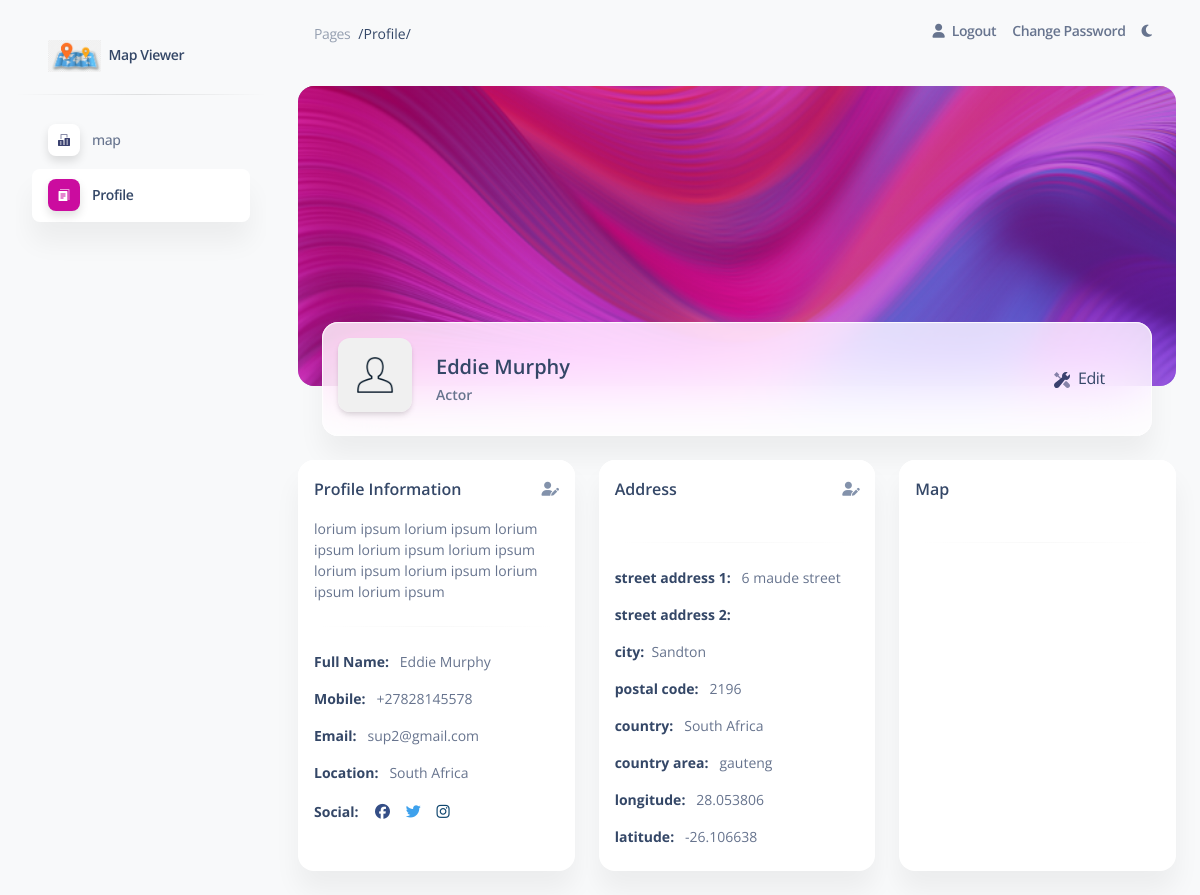
The app's page /profile/ (signed in) with its own data.
### user/models.py (models this page shows)
class User(AbstractBaseUser, PermissionsMixin):
    email = models.EmailField(_('email address'), unique=True)
    first_name = models.CharField(_('first name'), max_length=30, blank=True)
    last_name = models.CharField(_('last name'), max_length=30, blank=True)
    company_name = models.CharField(_('company name'), max_length=30, blank=True)
    description = models.TextField(_("description"), null=True, blank=True)
    is_staff = models.BooleanField(default=False)
    is_active = models.BooleanField(default=True)
    date_joined = models.DateTimeField(default=timezone.now)
    phone = PhoneNumberField(blank=True, default="")
    street_address_1 = models.CharField(max_length=256, blank=True)
    street_address_2 = models.CharField(max_length=256, blank=True)
    city = models.CharField(max_length=256, blank=True)
    postal_code = models.CharField(max_length=20, blank=True)
    country = CountryField(null=True, blank=True)
    country_area = models.CharField(max_length=128, blank=True)
    longitude = models.DecimalField(max_digits=8, decimal_places=6, null=True, blank=True)
    latitude = models.DecimalField(max_digits=8, decimal_places=6, null=True, blank=True)
    USERNAME_FIELD = 'email'
    REQUIRED_FIELDS = []
    objects = UserManager()

### home/views.py (the view)
# urls.py: path('profile/', views.ProtectedProfileView.as_view(), name='profile'),
class ProtectedProfileView(TemplateView):
  template_name = "pages/profile.html"
  @method_decorator(login_required)
  def dispatch(self, *args, **kwargs):
    return super().dispatch(*args, **kwargs)
  def get_context_data(self, **kwargs):
    context = super().get_context_data(**kwargs)
    usr_obj = self.request.user
    context['segment'] = 'profile'
    context['user'] = usr_obj
    if usr_obj.latitude != None:
      map = folium.Map(location=[usr_obj.latitude, usr_obj.longitude], zoom_start=4)
      folium.Marker([usr_obj.latitude, usr_obj.longitude]).add_to(map)
    else:
      map = folium.Map()
    map_html = map._repr_html_()
    context['map'] = map_html
    return context

### admin_soft/templatetags/admin_soft.py (called while the page is built)
@assignment_tag(takes_context=True)
def get_direction(context):
    res = {
        'panel': 'text-left',
        'notify': 'right',
        'float': 'float-right',
        'reverse_panel': 'text-right',
        'nav': 'ml-auto'
    }
    if context.get('LANGUAGE_BIDI'):
        res['panel'] = 'text-right'
        res['notify'] = 'left'
        res['float'] = ''
        res['reverse_panel'] = 'text-left'
        res['nav'] = 'mr-auto'
    return res

@assignment_tag(takes_context=True)
def get_admin_setting(context):
    res = {
    }
    return res

### templates/pages/profile.html (shortened to what this page needs)
{% extends 'layouts/base.html' %}
{% load static %}
{% block content %}
    <div class="container-fluid">
      <div class="page-header min-height-300 border-radius-xl mt-4" style="background-image: url('{% static 'img/curved-images/curved0.jpg' %}'); background-position-y: 50%;">
        <span class="mask bg-gradient-primary opacity-6"></span>
      </div>
      <div class="card card-body blur shadow-blur mx-4 mt-n6 overflow-hidden">
        <div class="row gx-4">
          <div class="col-auto">
            <div class="avatar avatar-xl position-relative">
              <img src="{% static 'img/default-user.png' %}" alt="profile_image" class="w-100 border-radius-lg shadow-sm">
            </div>
          </div>
          <div class="col-auto my-auto">
            <div class="h-100">
              <h5 class="mb-1">
                {{user.first_name}} {{user.last_name}}
              </h5>
              <p class="mb-0 font-weight-bold text-sm">
                {{user.company_name}}
              </p>
            </div>
          </div>
          <div class="col-lg-2 col-md-6 my-sm-auto ms-sm-auto me-sm-0 mx-auto mt-3">
            <div class="nav-wrapper position-relative end-0">
              <ul class="nav nav-pills nav-fill p-1 bg-transparent" role="tablist">
                <li class="nav-item">
                  <a class=""  href="{% url 'profile-edit' %}">
                    <span class="ms-1">Edit</span>
                  </a>
                </li>
              </ul>
            </div>
          </div>
        </div>
      </div>
    </div>
    <div class="container-fluid py-4">
      <div class="row">
        <div class="col-12 col-xl-4">
          <div class="card h-100">
            <div class="card-header pb-0 p-3">
              <div class="row">
                <div class="col-md-8 d-flex align-items-center">
                  <h6 class="mb-0">Profile Information</h6>
                </div>
                <div class="col-md-4 text-end">
                  <a href="{% url 'profile-edit' %}">
                    <i class="fas fa-user-edit text-secondary text-sm" data-bs-toggle="tooltip" data-bs-placement="top" title="Edit Profile"></i>
                  </a>
                </div>
              </div>
            </div>
            <div class="card-body p-3">
              <p class="text-sm">
                {{user.description}}
              </p>
              <hr class="horizontal gray-light my-4">
              <ul class="list-group">
                <li class="list-group-item border-0 ps-0 pt-0 text-sm"><strong class="text-dark">Full Name:</strong> &nbsp; {{user.first_name}} {{user.last_name}} </li>
                <li class="list-group-item border-0 ps-0 text-sm"><strong class="text-dark">Mobile:</strong> &nbsp; {{user.phone}}</li>
                <li class="list-group-item border-0 ps-0 text-sm"><strong class="text-dark">Email:</strong> &nbsp; {{user.email}}</li>
                <li class="list-group-item border-0 ps-0 text-sm"><strong class="text-dark">Location:</strong> &nbsp; {{user.country.name}}</li>
                <li class="list-group-item border-0 ps-0 pb-0">
                  <strong class="text-dark text-sm">Social:</strong> &nbsp;
                  <a class="btn btn-facebook btn-simple mb-0 ps-1 pe-2 py-0" href="javascript:;">
                  </a>
                  <a class="btn btn-twitter btn-simple mb-0 ps-1 pe-2 py-0" href="javascript:;">
                  </a>
                  <a class="btn btn-instagram btn-simple mb-0 ps-1 pe-2 py-0" href="javascript:;">
                  </a>
                </li>
              </ul>
            </div>
          </div>
        </div>
        <div class="col-12 col-xl-4">
          <div class="card h-100">
            <div class="card-header pb-0 p-3">
              <div class="row">
                <div class="col-md-8 d-flex align-items-center">
                  <h6 class="mb-0">Address</h6>
                </div>
                <div class="col-md-4 text-end">
                  <a href="{% url 'profile-edit' %}">
                    <i class="fas fa-user-edit text-secondary text-sm" data-bs-toggle="tooltip" data-bs-placement="top" title="Edit Profile"></i>
                  </a>
                </div>
              </div>
            </div>
            <div class="card-body p-3">
              <hr class="horizontal gray-light my-4">
              <ul class="list-group">
                <li class="list-group-item border-0 ps-0 pt-0 text-sm"><strong class="text-dark">street address 1:</strong> &nbsp; {{user.street_address_1}}</li>
                <li class="list-group-item border-0 ps-0 text-sm"><strong class="text-dark">street address 2:</strong> &nbsp; {{user.street_address_2}}</li>
                <li class="list-group-item border-0 ps-0 text-sm"><strong class="text-dark">city:</strong> &nbsp;{{user.city}}</li>
                <li class="list-group-item border-0 ps-0 text-sm"><strong class="text-dark">postal code:</strong> &nbsp; {{user.postal_code}}</li>
                <li class="list-group-item border-0 ps-0 text-sm"><strong class="text-dark">country:</strong> &nbsp; {{user.country.name}}</li>
                <li class="list-group-item border-0 ps-0 text-sm"><strong class="text-dark">country area:</strong> &nbsp; {{user.country_area}}</li>
                <li class="list-group-item border-0 ps-0 text-sm"><strong class="text-dark">longitude:</strong> &nbsp; {{user.longitude}}</li>
                <li class="list-group-item border-0 ps-0 text-sm"><strong class="text-dark">latitude:</strong> &nbsp; {{user.latitude}}</li>
              </ul>
            </div>
          </div>
        </div>
        <div class="col-12 col-xl-4">
          <div class="card h-100">
            <div class="card-header pb-0 p-3">
              <div class="row">
                <div class="col-md-8 d-flex align-items-center">
                  <h6 class="mb-0">Map</h6>
                </div>
                <div class="col-md-4 text-end">
                </div>
              </div>
            </div>
            <div class="card-body p-3">
              <hr class="horizontal gray-light my-4">
            </div>
          </div>
        </div>
      </div>
    </div>
{% endblock content %}

### templates/layouts/base.html (shortened to what this page needs)
{% load i18n static admin_soft %}
{% get_current_language as LANGUAGE_CODE %}
{% get_current_language_bidi as LANGUAGE_BIDI %}
{% get_direction as direction %}
{% get_admin_setting as admin_setting %}
<!DOCTYPE html>
<html lang="{{ LANGUAGE_CODE|default:"en-us" }}">
<head>
    <link href="{% static 'css/nucleo-icons.css' %}" rel="stylesheet" />
    <link href="{% static 'css/nucleo-svg.css' %}" rel="stylesheet" />
    <link href="{% static 'css/nucleo-svg.css' %}" rel="stylesheet" />
    <link id="pagestyle" href="{% static 'css/soft-ui-dashboard.css' %}" rel="stylesheet" />
    <link id="pagestyle_dark" href="{% static 'css/dark-theme-core.css' %}" rel="stylesheet" />
</head>
<body class="g-sidenav-show bg-gray-100">
    {% include "includes/sidebar.html" %}
    <main class="main-content position-relative max-height-vh-100 h-100 border-radius-lg ">
        {% include "includes/navigation.html" %}
        {% block content %}{% endblock content %}
    </main>
</body>
</html>

### templates/includes/sidebar.html (shortened to what this page needs)
{% load i18n static admin_soft %}
<aside class="sidenav navbar navbar-vertical navbar-expand-xs border-0 border-radius-xl my-3 fixed-start ms-3 " id="sidenav-main">
  <div class="sidenav-header">
    <a class="navbar-brand m-0" href="{% url 'index' %}">
      <img src="{% static 'img/world-map.png' %}" class="navbar-brand-img h-100" alt="main_logo">
      <span class="ms-1 font-weight-bold">Map Viewer</span>
    </a>
  </div>
  <hr class="horizontal dark mt-0">
  <div class="collapse navbar-collapse  w-auto " id="sidenav-collapse-main">
    <ul class="navbar-nav">
      <li class="nav-item">
        <a class="nav-link {% if 'map' in segment %} active {% endif %} " href="{% url 'map' %}">
          <div class="icon icon-shape icon-sm shadow border-radius-md bg-white text-center me-2 d-flex align-items-center justify-content-center">
          </div>
          <span class="nav-link-text ms-1">map</span>
        </a>
      </li>
        <li class="nav-item">
          <a class="nav-link {% if 'profile' in segment %} active {% endif %} " href="{% url 'profile' %}">
            <div class="icon icon-shape icon-sm shadow border-radius-md bg-white text-center me-2 d-flex align-items-center justify-content-center">
            </div>
            <span class="nav-link-text ms-1">Profile </span>
          </a>
        </li>
    </ul>
  </div>
</aside>

### templates/includes/navigation.html (shortened to what this page needs)
{% load static %}
<nav class="navbar navbar-main navbar-expand-lg px-0 mx-4 shadow-none border-radius-xl" id="navbarBlur" navbar-scroll="true">
  <div class="container-fluid py-1 px-3">
    <nav aria-label="breadcrumb">
      <ol class="breadcrumb bg-transparent mb-0 pb-0 pt-1 px-0 me-sm-6 me-5">
        <li class="breadcrumb-item text-sm"><a class="opacity-5 text-dark" href="javascript:;">Pages</a></li>
        <li class="text-sm text-dark active ms-2" aria-current="page">
          {% if request.path == '/' %} / Dashboard {% else %} {{ request.path|title }} {% endif %}
        </li>
      </ol>
    </nav>
    <div class="collapse navbar-collapse mt-sm-0 mt-2 me-md-0 me-sm-4" id="navbar">
      <ul class="navbar-nav  justify-content-end">
        {% if request.user.is_authenticated %}
          <li class="nav-item d-flex align-items-center">
            <a href="{% url 'logout' %}" class="nav-link text-body font-weight-bold px-0">
              <i class="fa fa-user me-sm-1"></i>
              <span class="d-sm-inline d-none me-3">Logout</span>
            </a>
          </li>
        {% endif %}
        <li class="nav-item d-flex align-items-center">
          <a href="{% url 'password_change' %}" class="nav-link text-body font-weight-bold px-0">
            <span class="d-sm-inline d-none me-3">Change Password</span>
          </a>
        </li>
        <li class="nav-item pe-2 d-flex align-items-center">
          <label for="theme-switch" class="nav-link text-body p-0 m-0">
            <i class="fa fa-sun fixed-plugin-button-nav cursor-pointer" id="theme-indicator"></i>
          </label>
        </li>
      </ul>
    </div>
  </div>
</nav>

### templates/includes/scripts.html (shortened to what this page needs)
{% load static %}

### static/css/nucleo-svg.css (style rules this page uses)
.icon { display: inline-block; color: #111111; height: 1em; width: 1em; }
.icon-sm { height: 0.8em; width: 0.8em; }
.icon { fill: currentColor; stroke: none; }

### static/css/dark-theme-core.css (style rules this page uses)
body { transition: background-color 200ms ease-in; }

### records on screen
User: first_name "Eddie", last_name "Murphy", company_name "Actor", description "lorium ipsum lorium ipsum lorium ipsum lorium ipsum lorium ipsum lorium ipsum lorium ipsum lorium ipsum lorium ipsum", phone "+27828145578", email "sup2@gmail.com", country.name "South Africa", street_address_1 "6 maude street", city "Sandton", postal_code "2196", country_area "gauteng", longitude "28.053806", latitude "-26.106638"

### other values on screen
{{ request.path|title }} "/Profile/"
